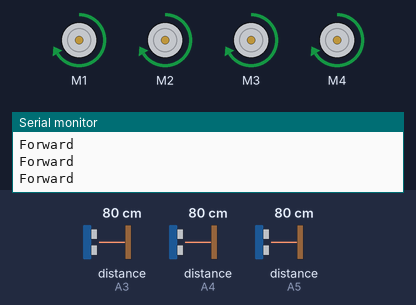
Simulated run of this sketch. Board: Arduino Uno, built with avr-gcc and run on an emulated ATmega328P. Parts: 4 × DC motor (green arrow = forward, orange = backward, longer = faster), the last lines printed to the serial monitor. Wiring (inferred from the names in the program): 3 × ultrasonic range finder: trigger A0, echo A3 / trigger A1, echo A4 / trigger A2, echo A5. The test bench sets the inputs (shaded band); at power-on: distance to the obstacle (sensors on A4, A3, A5) 80 cm. The echo pulse lasts 58.3 µs per cm.

Above: at 1.2 s.
1.3 s: distance to the obstacle (sensor on A4) set to 55 cm
4.3 s: distance to the obstacle (sensor on A4) set to 46 cm
At 4.47 s:
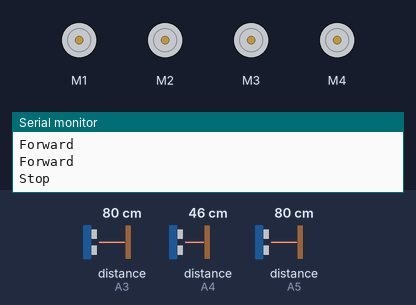
At 5.0 s:
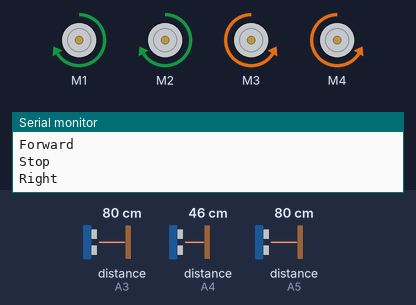
7.3 s: distance to the obstacle (sensor on A3) set to 120 cm
At 8.2 s:
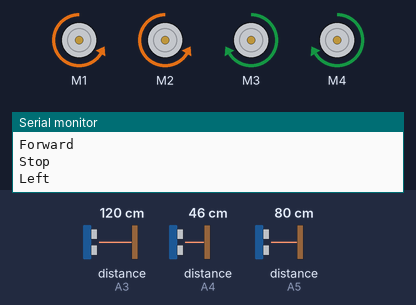
13.3 s: distance to the obstacle (sensor on A5) set to 120 cm
16.3 s: distance to the obstacle (sensor on A5) set to 2 cm
Timing chart, 0 to 20.3 s (numbered marks = the images above; inputs shaded):
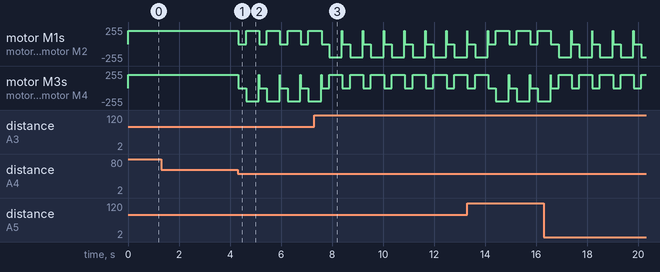

Measured:
- the behaviour switches between 52 and 51 cm on distance to the obstacle (sensor on A4) (found by bisection; images 0 and 1)
- after the input at 4.3 s, motor M1, motor M2: alternates forward 200/255 for 0.51 s and stopped for 0.30 s, starting at once; motor M3, motor M4: forward 200/255 → stopped at once, then repeats every 0.81 s: backward 200/255 0.50 s, forward 200/255 0.01 s, stopped 0.30 s

The sketch:

3ultrasonicRC.ino
```cpp
#include <AFMotor.h>
//Define the sensor pins
#define sensorOneTrig A0
#define sensorTwoTrig A1
#define sensorThreeTrig A2
#define sensorOneEcho A3
#define sensorTwoEcho A4
#define sensorThreeEcho A5
//Set the speed of the motors in rpm
#define Speed 200

//Create objects for the motors from the AFmotor library
AF_DCMotor motor1(1);
AF_DCMotor motor2(2);
AF_DCMotor motor3(3);
AF_DCMotor motor4(4);

void setup() {
  Serial.begin(9600);
  //Set the Trig pins as output pins
  pinMode(sensorOneTrig, OUTPUT);
  pinMode(sensorTwoTrig, OUTPUT);
  pinMode(sensorThreeTrig, OUTPUT);

  //Set the Echo pins as input pins
  pinMode(sensorOneEcho, INPUT);
  pinMode(sensorTwoEcho, INPUT);
  pinMode(sensorThreeEcho, INPUT);
  //Set the speed of the motors

  motor1.setSpeed(Speed);
  motor2.setSpeed(Speed);
  motor3.setSpeed(Speed);
  motor4.setSpeed(Speed);
}

void loop() {
  int centerSensor = sensorTwo();
  int leftSensor = sensorOne();
  int rightSensor = sensorThree();
// Check the distance using the IF condition
  if (50 >= centerSensor) {
    Stop();
    Serial.println("Stop");
    delay(300);
    if (leftSensor > rightSensor) {
      //turn left
      left();
      Serial.println("Left");
      delay(500);
    } else {
      //turn right
      right();
      Serial.println("Right");
      delay(500);
    }
  }
  Serial.println("Forward");
  //move forward by default.
  forward();
}

//////////////////////////////////////////////////////////////////Function to get the sensor values////////////////////////////////////////////////////////////////////////////////////////////////////

//Get sensorOne output
int sensorOne() {
  //pulse output
  digitalWrite(sensorOneTrig, LOW);
  delayMicroseconds(2);
  digitalWrite(sensorOneTrig, HIGH);
  delayMicroseconds(10);
  digitalWrite(sensorOneTrig, LOW);

  long t = pulseIn(sensorOneEcho, HIGH);//Get the pulse
  int cm = t / 29 / 2; //Convert time to the distance
  return cm; // Return the values from the sensor
}

 //Get sensorTwo output
int sensorTwo() {
  //pulse output
  digitalWrite(sensorTwoTrig, LOW);
  delayMicroseconds(2);
  digitalWrite(sensorTwoTrig, HIGH);
  delayMicroseconds(10);
  digitalWrite(sensorTwoTrig, LOW);

  long t = pulseIn(sensorTwoEcho, HIGH);//Get the pulse
  int cm = t / 29 / 2; //Convert time to the distance
  return cm; // Return the values from the sensor
}

//Get sensorThree output
int sensorThree() {
  //pulse output
  digitalWrite(sensorThreeTrig, LOW);
  delayMicroseconds(2);
  digitalWrite(sensorThreeTrig, HIGH);
  delayMicroseconds(10);
  digitalWrite(sensorThreeTrig, LOW);

  long t = pulseIn(sensorThreeEcho, HIGH);//Get the pulse
  int cm = t / 29 / 2; //Convert time to the distance
  return cm; // Return the values from the sensor
}

///////////////////////////////////////////////////////////////////////////Motor Functions//////////////////////////////////////////////////////////////////
void forward() {
  motor1.run(FORWARD);
  motor2.run(FORWARD);
  motor3.run(FORWARD);
  motor4.run(FORWARD);
}
void left() {
  motor1.run(BACKWARD);
  motor2.run(BACKWARD);
  motor3.run(FORWARD);
  motor4.run(FORWARD);
}
void right() {
  motor1.run(FORWARD);
  motor2.run(FORWARD);
  motor3.run(BACKWARD);
  motor4.run(BACKWARD);
}
void Stop() {
  motor1.run(RELEASE);
  motor2.run(RELEASE);
  motor3.run(RELEASE);
  motor4.run(RELEASE);
}
```
